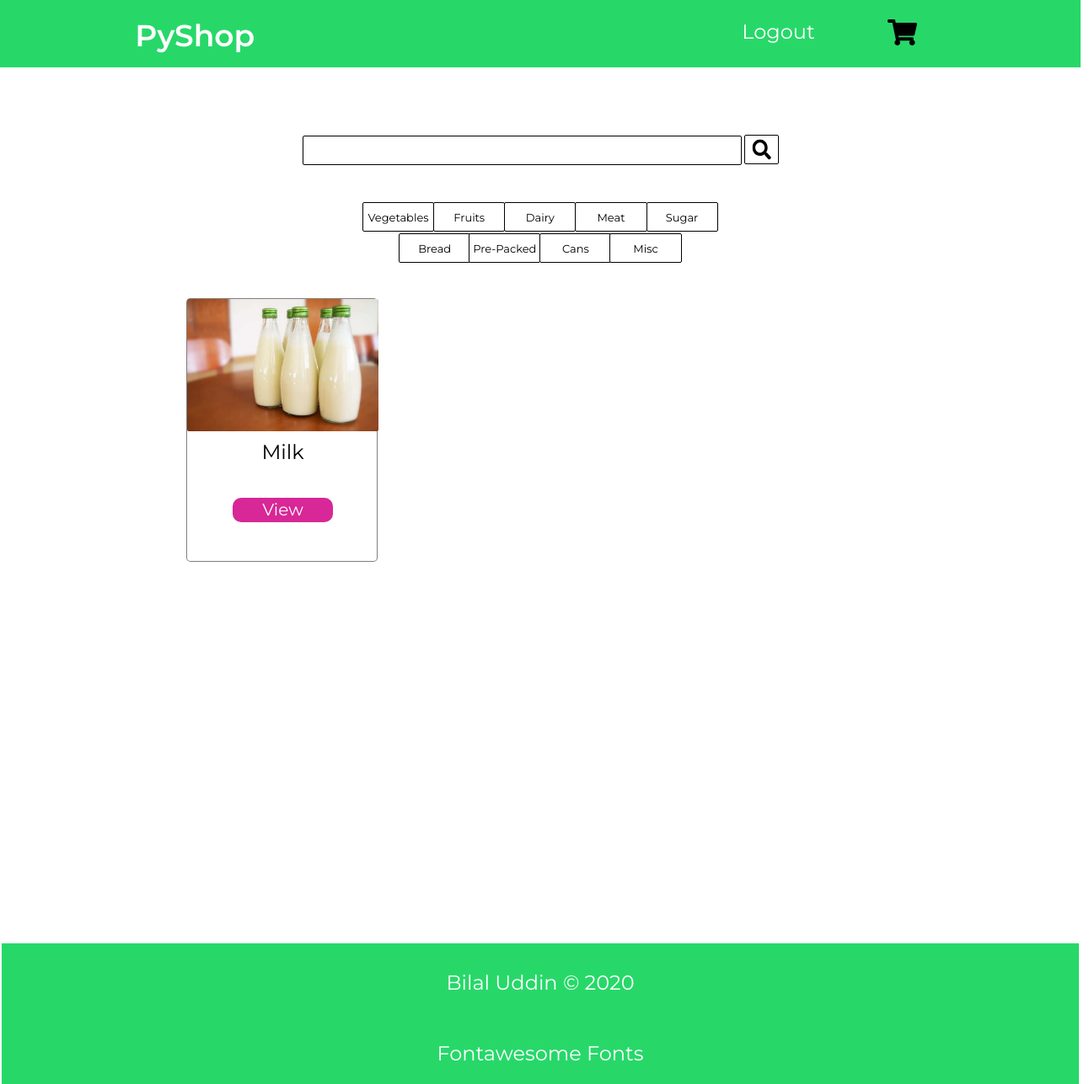
Screenshot of /dairy/ (signed in) with the database file from the repository.
### home/models.py (models this page shows, shortened)
class Item(models.Model):
    name = models.CharField(max_length=50)
    image = models.ImageField(upload_to="item_imgs",
                              blank=True, default="no_image.jpg")
    category = models.CharField(
        max_length=100, choices=CATEGORY_CHOICES, default="Misc")
    price = models.DecimalField(decimal_places=2, max_digits=3000)
    batch = models.IntegerField(blank=True, null=True)
    desc = models.TextField(max_length=300, default="One of PyShop's item")
    slug = models.SlugField(default="change-me", max_length=40)

### home/views.py (the view)
# urls.py: path("dairy/", views.DairyList.as_view(), name="dairy"),
class DairyList(ListView):
    model = Item
    template_name = "home/dairy.htm"
    paginate_by = 1
    def get_queryset(self):
        queryset = Item.objects.filter(category="Dairy")
        if self.request.GET.get('category'):
            queryset = queryset.filter(price=self.request.GET.get('category'))
        return queryset
    def get_context_data(self, **kwargs):
        context = super().get_context_data(**kwargs)
        context["filter"] = ItemFilter(
            self.request.GET, queryset=self.get_queryset())
        return context

### templates/home/dairy.htm (shortened to what this page needs)
{% extends 'base_home.htm' %}

### templates/base_home.htm (shortened to what this page needs)
{% extends 'base.htm' %}
{% load static %}
  {% block head %}
  <link rel="stylesheet" href="{% static 'home/style.css' %}">
  {% endblock %}
  {% block content %}
  <div class="container">
    <div class="s1">
      <form method="GET">
        {{filter.form}}
        <button type="submit" class="search-btn">
          <img src="{% static 'home/imgs/mag_glass.svg' %}" class="mag-glass" alt="Mag Glas">
        </button>
      </form>
      <ul class="category">
        <a href="{% url 'home' %}" class="cat-link veg-a">
          <li class="cat veg">Vegetables</li>
        </a>
        <a href="{% url 'fruit' %}" class="cat-link">
          <li class="cat fruit">Fruits</li>
        </a>
        <a href="{% url 'dairy' %}" class="cat-link">
          <li class="cat dairy">Dairy</li>
        </a>
        <a href="{% url 'meat' %}" class="cat-link">
          <li class="cat meat">Meat</li>
        </a>
        <a href="{% url 'sugar' %}" class="cat-link">
          <li class="cat sugar">Sugar</li>
        </a>
        <a href="{% url 'bread' %}" class="cat-link">
          <li class="cat bread">Bread</li>
        </a>
        <a href="{% url 'pre' %}" class="cat-link">
          <li class="cat pre-packed">Pre-Packed</li>
        </a>
        <a href="{% url 'can' %}" class="cat-link">
          <li class="cat cans">Cans</li>
        </a>
        <a href="{% url 'misc' %}" class="cat-link">
          <li class="cat misc">Misc</li>
        </a>
      </ul>
    </div>
    <div class="s2">
      <div class="item-container">
        {% for item in filter.qs %}
        <div class="item">
          <img src="{{item.image.url}}" alt="Item Picture" class="item-img">
          <div class="item-details">
            <h3 class="item-name">{{ item.name|title }}</h3>
            <a href="{% url 'item' item.slug %}"><button class="item-view">View</button></a>
          </div>
        </div>
        {% endfor %}
      </div>
      <div class="pagination">
      </div>
    </div>
  </div>
  {% endblock %}

### home/static/base.css (style rules this page uses)
* { margin: 0; padding: 0; box-sizing: border-box; }
body { font-family: 'Montserrat', sans-serif; overflow-x: hidden; }
a { text-decoration: none; }

### home/static/home/style.css (style rules this page uses)
#id_name__icontains { width: 520.81px; height: 35px; background: #FFFFFF; border: 1px solid #000000; box-sizing: border-box; border-radius: 2px; padding-left: 20px; font-family: Montserrat; font-style: normal; font-weight: normal; font-size: 18px; line-height: 22px; color: rgba(0, 0, 0, 0.6); }
.search-btn { position: relative; bottom: 3px; width: 40.06px; height: 35px; background: #FFFFFF; border: 1px solid #000000; box-sizing: border-box; border-radius: 2px; cursor: pointer; }
form { position: absolute; width: 582.88px; height: 35px; left: 359px; top: 161px; }
.mag-glass { width: 22.26px; height: 25px; }
.cat { text-decoration: none; display: grid; align-items: center; justify-items: center; }
.cat-link { font-family: Montserrat; font-style: normal; font-weight: normal; font-size: 13px; line-height: 16px; color: #000; }
.veg { position: absolute; width: 85.13px; height: 35px; left: 430px; top: 240px; background: #FFFFFF; border: 1px solid #000000; box-sizing: border-box; border-radius: 2px; }
.fruit { position: absolute; width: 85.13px; height: 35px; left: 514.13px; top: 240px; background: #FFFFFF; border: 1px solid #000000; box-sizing: border-box; border-radius: 2px; }
.dairy { position: absolute; width: 85.13px; height: 35px; left: 598.26px; top: 240px; background: #FFFFFF; border: 1px solid #000000; box-sizing: border-box; border-radius: 2px; }
.meat { position: absolute; width: 85.13px; height: 35px; left: 682.39px; top: 240px; background: #FFFFFF; border: 1px solid #000000; box-sizing: border-box; border-radius: 2px; }
.sugar { position: absolute; width: 85.13px; height: 35px; left: 766.53px; top: 240px; background: #FFFFFF; border: 1px solid #000000; box-sizing: border-box; border-radius: 2px; }
.bread { position: absolute; width: 85.13px; height: 35px; left: 473.07px; top: 277px; background: #FFFFFF; border: 1px solid #000000; box-sizing: border-box; border-radius: 2px; }
.pre-packed { position: absolute; width: 85.13px; height: 35px; left: 556.2px; top: 277px; background: #FFFFFF; border: 1px solid #000000; box-sizing: border-box; border-radius: 2px; }
.cans { position: absolute; width: 85.13px; height: 35px; left: 640.33px; top: 277px; background: #FFFFFF; border: 1px solid #000000; box-sizing: border-box; border-radius: 2px; }
.misc { position: absolute; width: 85.13px; height: 35px; left: 723.46px; top: 277px; background: #FFFFFF; border: 1px solid #000000; box-sizing: border-box; border-radius: 2px; }
.item-container { position: absolute; width: 839px; height: 671px; left: 221px; top: 354px; background: #FFFFFF; display: grid; grid-template-columns: 1fr 1fr 1fr; grid-template-rows: 1fr 1fr; grid-gap: 40px; }
.item { width: 227px; height: 313px; background: #FFFFFF; border: 1px solid rgba(0, 0, 0, 0.5); box-sizing: border-box; border-radius: 5px; display: grid; grid-template-rows: 1fr 1fr; }
.item-img { width: 227px; height: 157px; border-radius: 2px; object-fit: cover; }
.item-name { width: 100%; text-align: center; margin-top: 10px; font-family: Montserrat; font-style: normal; font-weight: normal; font-size: 24px; line-height: 29px; color: #000000; }
.item-view { background: #D82796; border-radius: 10px; width: 119px; height: 29px; border: none; font-family: Montserrat; font-style: normal; font-weight: normal; font-size: 20px; line-height: 13px; color: #FFFFFF; margin-top: 30px; cursor: pointer; }
.item-details { justify-self: center; }
.pagination { position: relative; width: 100%; height: 40px; top: 1053px; text-align: center; }

### rows the page displays
Item: image (picture), name "Milk"
